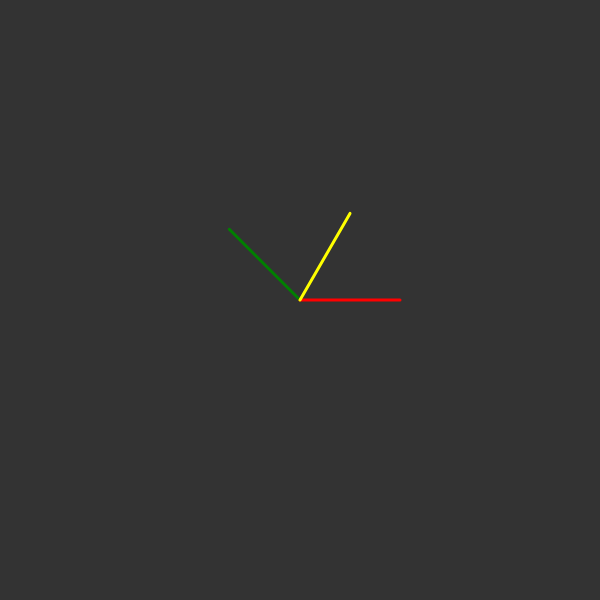
Frame 1 (no input)
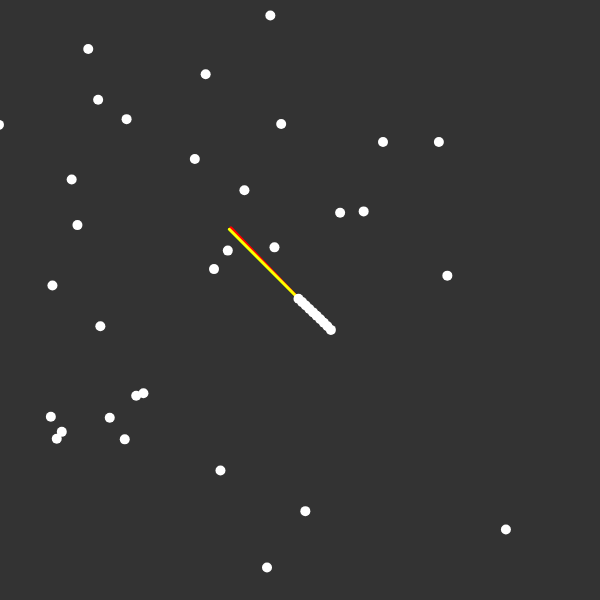
Frame 60 (no input)
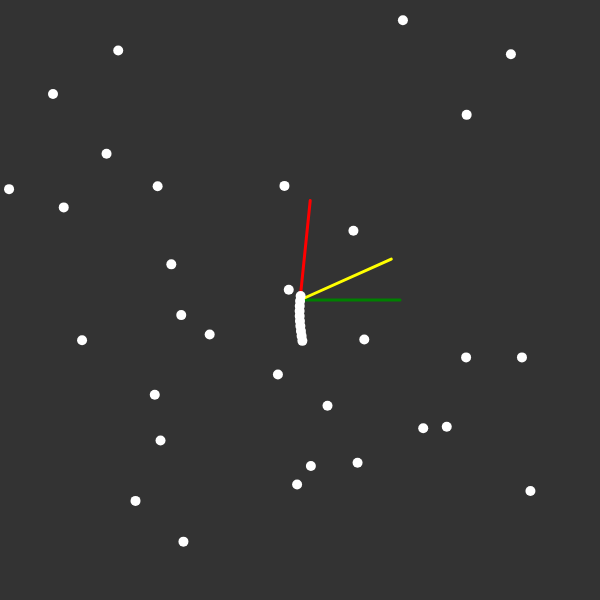
Frame 120 (the mouse pressed at the canvas centre since frame 60)

The p5.js sketch that drew these frames (run headless with seeded random() and noise() and a simulated clock; from frame 60 on, the mouse is pressed at the canvas centre):

// p5.js sketch
// ── sketch.js
let snake;
const food = [], maxFood = 100;

function setup() {
    createCanvas(600, 600);
    snake = new Snake();
}

class Food {
    constructor(x = random(width * 2) - width, y = random(height * 2) - height) {
        this.pos = createVector(x, y);
        this.r = 10;
    }
    draw() {
        fill(255);
        ellipse(this.pos.x, this.pos.y, this.r, this.r);
    }
}

function draw() {
    // frameRate(2);
    background(51);
    push();
    const scl = (snake.initSize / snake.size) ** .5;
    scale(scl);
    translate(-snake.pos.x, -snake.pos.y);
    translate(width / 2 / scl, height / 2 / scl);
    snake.update();
    snake.draw();
    food.forEach(f => f.draw());
    pop();
    while (food.length < maxFood) food.push(new Food);
    // console.log(p5.Vector.angleBetween(createVector(mouseX, mouseY), createVector(width / 2, height / 2)));
}

function angleDelta(a, b) {
    let delta = a.heading() - b.heading();
    while (delta < -PI) delta += TWO_PI;
    while (delta > PI) delta -= TWO_PI;
    return delta;
}

class Snake {
    constructor(pos, size = 10) {
        this.maxVel = 2;
        this.maxAcc = 0.2;
        this.pos = pos ? pos : createVector(random(width), random(height));
        this.vel = createVector(1, 0).mult(this.maxVel);
        this.acc = createVector(0, 0).mult(this.maxAcc);
        this.angle = 0;
        this.initSize = size;
        this.body = Array.from({ length: size }, (_, idx) => new Segment(this, idx));
    }
    get size() { return this.body.length; }
    get head() { return this.body[0]; }
    eat(food) {
        const eatDist = 10;
        for (let i = food.length - 1; i > 0; i--) {
            if (this.pos.dist(food[i].pos) < eatDist) {
                food.splice(i, 1);
                this.grow();
            }
        }
    }
    grow() {
        this.body.push(new Segment(this, this.body.length));
    }
    update() {
        // const angle = p5.Vector.angleBetween(createVector(mouseX, mouseY), this.pos);
        // this.angle = p5.Vector.sub(createVector(mouseX, mouseY), this.pos).heading();
        // console.log(angle, angle2);
        let target = createVector(mouseX + this.pos.x - width / 2, mouseY + this.pos.y - height / 2);
        this.steer(target);
        this.vel.add(this.acc);
        this.vel.normalize().mult(mouseIsPressed ? this.maxVel * 2 : this.maxVel);
        this.pos.add(this.vel);
        this.acc.mult(0);
        this.body.forEach(segment => segment.update());
        this.eat(food);
        this.r = this.size / this.initSize * 5;
    }
    steer(target) {
        // frameRate(2);
        let desired = p5.Vector.sub(target, this.pos)
            .setMag(this.maxVel);
        let da = angleDelta(desired, this.vel);
        let maxAngle = PI / 3;
        let limitDesired = desired.copy();
        if (abs(da) > maxAngle) {
            limitDesired = p5.Vector.fromAngle(this.vel.heading() + maxAngle * Math.sign(da)).mult(this.maxVel);
        }
        // if (limitDesired.heading == undefined) console.error('Undefined error!', maxAngle, da);
        drawLine(this.pos, desired.heading(), 'green');
        drawLine(this.pos, this.vel.heading(), 'red');
        drawLine(this.pos, limitDesired.heading(), 'yellow');
        fill(255);
        // ellipse(mouseX + this.pos.x - width / 2, mouseY + this.pos.y - height / 2, 10, 10);
        // console.log(`a_desired = ${desired.heading()}, a_vel = ${this.vel.heading()}, da = ${da}`);


        let steer = p5.Vector.sub(limitDesired, this.vel)
            .normalize().mult(mouseIsPressed ? this.maxAcc * 2 : this.maxAcc);
        // drawLine(this.pos, steer.heading(), 'yellow');
        this.acc.add(steer);
    }
    draw() {
        this.body.forEach(segment => segment.draw());
    }
}

function drawLine(p, angle, col) {
    let r = 100;
    let x1 = p.x,
        y1 = p.y;
    let x2 = x1 + cos(angle) * r,
        y2 = y1 + sin(angle) * r;
    strokeWeight(3);
    stroke(col);
    line(x1, y1, x2, y2);
}

class Segment {
    constructor(snake, idx) {
        this.r = snake.r;
        this.idx = idx;
        this.snake = snake;
        // console.log('idx', idx);
        this.head = idx === 0;
        // this.parent = this.head ? undefined : snake.body[idx - 1];
        // this.pos = this.parent
        //     ? snake.pos
        //     : parent.pos;
        this.pos = snake.pos;
    }
    get parent() { return this.snake.body[this.idx - 1]; }
    update() {
        if (this.head) this.pos = this.snake.pos;
        else this.pos = this.follow(this.parent);
        this.r = snake.r;
    }
    follow(target) {
        const d = p5.Vector.sub(this.pos, target.pos);
        // console.log(d);
        d.setMag(this.r);
        return p5.Vector.add(target.pos, d);
    }
    draw() {
        noStroke();
        fill(255);
        ellipse(this.pos.x, this.pos.y, this.r * 2, this.r * 2);
    }
}
// ── sketch2.js
let theta = 0, v, m, c;


function setup() {
    createCanvas(400, 400);
    // angleMode(DEGREES);
    c = createVector(width / 2, height / 2);
}

function draw() {

    background(51);

    if (keyIsDown(LEFT_ARROW)) theta -= PI / 100;
    if (keyIsDown(RIGHT_ARROW)) theta += PI / 100;
    theta %= 360;

    fill(255);
    textAlign(RIGHT);
    text(`Theta = ${round(degrees(theta))}`, width - 15, 15);

    // theta = map(mouseX, 0, width, 0, 360);
    v = p5.Vector.fromAngle(theta, 100);
    let mouse = createVector(mouseX, mouseY);
    m = p5.Vector.sub(mouse, c).setMag(100);

    // let delta = round(degrees(v.angleBetween(m)));
    let angle_v = degrees(v.heading());
    let angle_m = degrees(m.heading());
    // let delta = angle_v - angle_m;
    let delta = degrees(v.copy().sub(m).heading());

    text(`angle_v = ${round(angle_v)}`, width - 15, 30);
    text(`angle_m = ${round(angle_m)}`, width - 15, 45);
    text(`Delta = ${round(delta)}`, width - 15, 60);

    // tracker
    push();
    translate(width / 2, height / 2);

    stroke('red');
    strokeWeight(1);
    line(0, 0, m.x, m.y);

    rotate(theta);
    stroke(255);
    strokeWeight(2);
    triangle(-5, -5, -5, 5, 20, 0);
    line(0, 0, 100, 0);
    pop();

    // mouse
    // let m = createVector(mouseX, mouseY);
    // let c = createVector(width / 2, height / 2);
    // let delta = p5.Vector.sub(m, c);

    // stroke('red');
    // strokeWeight(2);
    // line(width / 2, height / 2, mouseX, mouseY);

    // let tracerAngle = p5.Vector.angleBetween(tracer, delta);

    // arc
    // arc(width / 2, height / 2, 100, 100, theta, tracerAngled);

}
